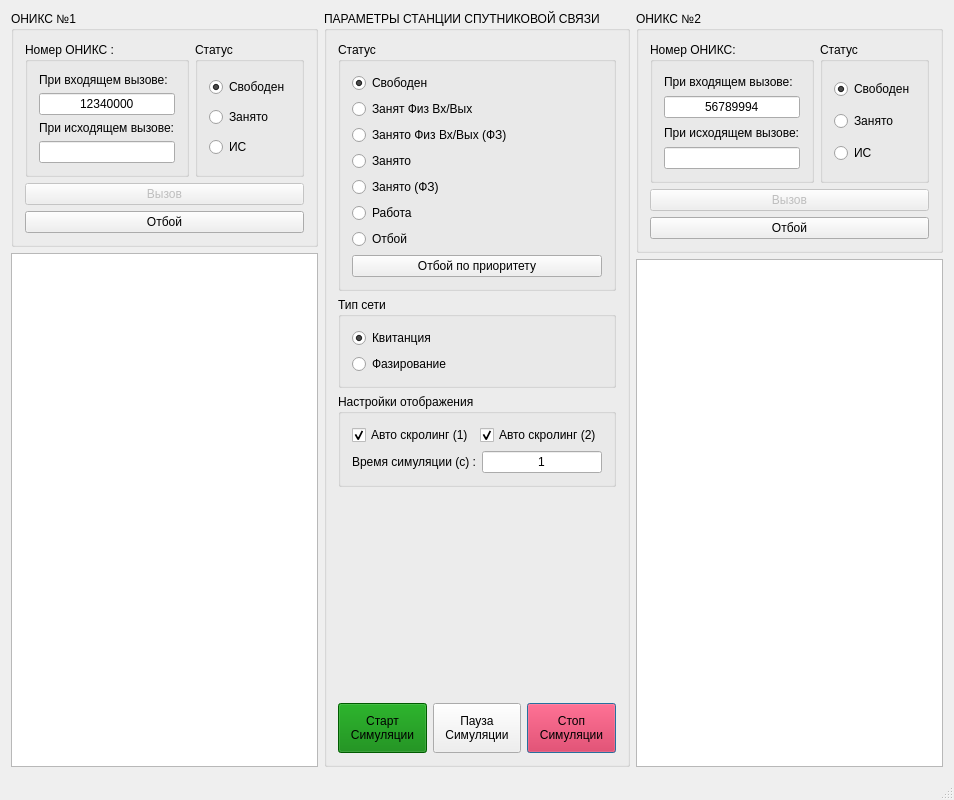
<?xml version="1.0" encoding="UTF-8"?>
<ui version="4.0">
 <class>MainWindow</class>
 <widget class="QMainWindow" name="MainWindow">
  <property name="geometry">
   <rect>
    <x>0</x>
    <y>0</y>
    <width>867</width>
    <height>800</height>
   </rect>
  </property>
  <property name="windowTitle">
   <string>Rats [10.05.2018]</string>
  </property>
  <property name="windowIcon">
   <iconset resource="resource.qrc">
    <normaloff>:/logo.ico</normaloff>:/logo.ico</iconset>
  </property>
  <widget class="QWidget" name="centralWidget">
   <layout class="QGridLayout" name="gridLayout_2">
    <item row="0" column="0">
     <widget class="QGroupBox" name="groupBox">
      <property name="title">
       <string>ОНИКС №1</string>
      </property>
      <layout class="QVBoxLayout" name="verticalLayout_4">
       <item>
        <layout class="QHBoxLayout" name="horizontalLayout">
         <item>
          <widget class="QGroupBox" name="groupBox_5">
           <property name="title">
            <string>Номер ОНИКС :</string>
           </property>
           <layout class="QVBoxLayout" name="verticalLayout_2">
            <item>
             <widget class="QLabel" name="label">
              <property name="text">
               <string>При входящем вызове:</string>
              </property>
             </widget>
            </item>
            <item>
             <widget class="QLineEdit" name="lineEdit_3">
              <property name="text">
               <string>12340000</string>
              </property>
              <property name="maxLength">
               <number>8</number>
              </property>
              <property name="alignment">
               <set>Qt::AlignCenter</set>
              </property>
             </widget>
            </item>
            <item>
             <widget class="QLabel" name="label_3">
              <property name="text">
               <string>При исходящем вызове:</string>
              </property>
             </widget>
            </item>
            <item>
             <widget class="QLineEdit" name="lineEdit">
              <property name="text">
               <string/>
              </property>
              <property name="maxLength">
               <number>8</number>
              </property>
              <property name="alignment">
               <set>Qt::AlignCenter</set>
              </property>
             </widget>
            </item>
           </layout>
          </widget>
         </item>
         <item>
          <widget class="QGroupBox" name="groupBox_4">
           <property name="title">
            <string>Статус</string>
           </property>
           <layout class="QVBoxLayout" name="verticalLayout">
            <item>
             <widget class="QRadioButton" name="radioButton">
              <property name="text">
               <string>Свободен</string>
              </property>
              <property name="checked">
               <bool>true</bool>
              </property>
             </widget>
            </item>
            <item>
             <widget class="QRadioButton" name="radioButton_2">
              <property name="text">
               <string>Занято</string>
              </property>
             </widget>
            </item>
            <item>
             <widget class="QRadioButton" name="radioButton_3">
              <property name="text">
               <string>ИС</string>
              </property>
             </widget>
            </item>
           </layout>
          </widget>
         </item>
        </layout>
       </item>
       <item>
        <layout class="QVBoxLayout" name="verticalLayout_3">
         <item>
          <widget class="QPushButton" name="pushButton">
           <property name="enabled">
            <bool>false</bool>
           </property>
           <property name="text">
            <string>Вызов</string>
           </property>
          </widget>
         </item>
         <item>
          <widget class="QPushButton" name="pushButton_2">
           <property name="enabled">
            <bool>true</bool>
           </property>
           <property name="text">
            <string>Отбой</string>
           </property>
          </widget>
         </item>
        </layout>
       </item>
      </layout>
     </widget>
    </item>
    <item row="0" column="2" rowspan="2">
     <widget class="QGroupBox" name="groupBox_2">
      <property name="title">
       <string>ОНИКС №2</string>
      </property>
      <layout class="QVBoxLayout" name="verticalLayout_5">
       <item>
        <layout class="QHBoxLayout" name="horizontalLayout_2">
         <item>
          <widget class="QGroupBox" name="groupBox_6">
           <property name="title">
            <string>Номер ОНИКС:</string>
           </property>
           <layout class="QVBoxLayout" name="verticalLayout_6">
            <item>
             <widget class="QLabel" name="label_2">
              <property name="text">
               <string>При входящем вызове:</string>
              </property>
             </widget>
            </item>
            <item>
             <widget class="QLineEdit" name="lineEdit_4">
              <property name="text">
               <string>56789994</string>
              </property>
              <property name="maxLength">
               <number>8</number>
              </property>
              <property name="alignment">
               <set>Qt::AlignCenter</set>
              </property>
             </widget>
            </item>
            <item>
             <widget class="QLabel" name="label_4">
              <property name="text">
               <string>При исходящем вызове:</string>
              </property>
             </widget>
            </item>
            <item>
             <widget class="QLineEdit" name="lineEdit_2">
              <property name="text">
               <string/>
              </property>
              <property name="maxLength">
               <number>8</number>
              </property>
              <property name="alignment">
               <set>Qt::AlignCenter</set>
              </property>
             </widget>
            </item>
           </layout>
          </widget>
         </item>
         <item>
          <widget class="QGroupBox" name="groupBox_7">
           <property name="title">
            <string>Статус</string>
           </property>
           <layout class="QVBoxLayout" name="verticalLayout_7">
            <item>
             <widget class="QRadioButton" name="radioButton_4">
              <property name="text">
               <string>Свободен</string>
              </property>
              <property name="checked">
               <bool>true</bool>
              </property>
             </widget>
            </item>
            <item>
             <widget class="QRadioButton" name="radioButton_5">
              <property name="text">
               <string>Занято</string>
              </property>
             </widget>
            </item>
            <item>
             <widget class="QRadioButton" name="radioButton_6">
              <property name="text">
               <string>ИС</string>
              </property>
             </widget>
            </item>
           </layout>
          </widget>
         </item>
        </layout>
       </item>
       <item>
        <layout class="QVBoxLayout" name="verticalLayout_8">
         <item>
          <widget class="QPushButton" name="pushButton_3">
           <property name="enabled">
            <bool>false</bool>
           </property>
           <property name="text">
            <string>Вызов</string>
           </property>
          </widget>
         </item>
         <item>
          <widget class="QPushButton" name="pushButton_4">
           <property name="text">
            <string>Отбой</string>
           </property>
          </widget>
         </item>
        </layout>
       </item>
      </layout>
     </widget>
    </item>
    <item row="1" column="0" rowspan="2">
     <widget class="QTextEdit" name="textEdit"/>
    </item>
    <item row="2" column="2">
     <widget class="QTextEdit" name="textEdit_2"/>
    </item>
    <item row="0" column="1" rowspan="3">
     <widget class="QGroupBox" name="groupBox_3">
      <property name="title">
       <string>ПАРАМЕТРЫ СТАНЦИИ СПУТНИКОВОЙ СВЯЗИ</string>
      </property>
      <layout class="QVBoxLayout" name="verticalLayout_9">
       <item>
        <widget class="QGroupBox" name="groupBox_8">
         <property name="title">
          <string>Статус</string>
         </property>
         <layout class="QVBoxLayout" name="verticalLayout_10">
          <item>
           <widget class="QRadioButton" name="radioButton_7">
            <property name="text">
             <string>Свободен</string>
            </property>
            <property name="checked">
             <bool>true</bool>
            </property>
           </widget>
          </item>
          <item>
           <widget class="QRadioButton" name="radioButton_8">
            <property name="text">
             <string>Занят Физ Вх/Вых</string>
            </property>
           </widget>
          </item>
          <item>
           <widget class="QRadioButton" name="radioButton_9">
            <property name="text">
             <string>Занято Физ Вх/Вых (ФЗ)</string>
            </property>
           </widget>
          </item>
          <item>
           <widget class="QRadioButton" name="radioButton_10">
            <property name="text">
             <string>Занято</string>
            </property>
           </widget>
          </item>
          <item>
           <widget class="QRadioButton" name="radioButton_11">
            <property name="text">
             <string>Занято (ФЗ)</string>
            </property>
           </widget>
          </item>
          <item>
           <widget class="QRadioButton" name="radioButton_12">
            <property name="text">
             <string>Работа</string>
            </property>
           </widget>
          </item>
          <item>
           <widget class="QRadioButton" name="radioButton_13">
            <property name="text">
             <string>Отбой</string>
            </property>
           </widget>
          </item>
          <item>
           <widget class="QPushButton" name="pushButton_5">
            <property name="text">
             <string>Отбой по приоритету</string>
            </property>
           </widget>
          </item>
         </layout>
        </widget>
       </item>
       <item>
        <widget class="QGroupBox" name="groupBox_9">
         <property name="title">
          <string>Тип сети</string>
         </property>
         <layout class="QVBoxLayout" name="verticalLayout_11">
          <item>
           <widget class="QRadioButton" name="radioButton_14">
            <property name="text">
             <string>Квитанция</string>
            </property>
            <property name="checked">
             <bool>true</bool>
            </property>
           </widget>
          </item>
          <item>
           <widget class="QRadioButton" name="radioButton_15">
            <property name="text">
             <string>Фазирование</string>
            </property>
           </widget>
          </item>
         </layout>
        </widget>
       </item>
       <item>
        <widget class="QGroupBox" name="groupBox_10">
         <property name="title">
          <string>Настройки отображения</string>
         </property>
         <layout class="QVBoxLayout" name="verticalLayout_12">
          <item>
           <layout class="QHBoxLayout" name="horizontalLayout_4">
            <item>
             <widget class="QCheckBox" name="checkBox">
              <property name="text">
               <string>Авто скролинг (1)</string>
              </property>
              <property name="checked">
               <bool>true</bool>
              </property>
             </widget>
            </item>
            <item>
             <spacer name="horizontalSpacer">
              <property name="orientation">
               <enum>Qt::Horizontal</enum>
              </property>
              <property name="sizeHint" stdset="0">
               <size>
                <width>40</width>
                <height>20</height>
               </size>
              </property>
             </spacer>
            </item>
            <item>
             <widget class="QCheckBox" name="checkBox_2">
              <property name="text">
               <string>Авто скролинг (2)</string>
              </property>
              <property name="checked">
               <bool>true</bool>
              </property>
             </widget>
            </item>
           </layout>
          </item>
          <item>
           <layout class="QHBoxLayout" name="horizontalLayout_3">
            <item>
             <widget class="QLabel" name="label_5">
              <property name="text">
               <string>Время симуляции (c) :</string>
              </property>
             </widget>
            </item>
            <item>
             <widget class="QLineEdit" name="lineEdit_5">
              <property name="text">
               <string>1</string>
              </property>
              <property name="maxLength">
               <number>2</number>
              </property>
              <property name="alignment">
               <set>Qt::AlignCenter</set>
              </property>
             </widget>
            </item>
           </layout>
          </item>
         </layout>
        </widget>
       </item>
       <item>
        <spacer name="verticalSpacer">
         <property name="orientation">
          <enum>Qt::Vertical</enum>
         </property>
         <property name="sizeHint" stdset="0">
          <size>
           <width>20</width>
           <height>40</height>
          </size>
         </property>
        </spacer>
       </item>
       <item>
        <layout class="QHBoxLayout" name="horizontalLayout_5">
         <item>
          <widget class="QPushButton" name="pushButton_6">
           <property name="minimumSize">
            <size>
             <width>0</width>
             <height>50</height>
            </size>
           </property>
           <property name="styleSheet">
            <string notr="true">QPushButton
{
        background-color: green;
}</string>
           </property>
           <property name="text">
            <string>Старт
Симуляции</string>
           </property>
           <property name="autoDefault">
            <bool>false</bool>
           </property>
           <property name="default">
            <bool>false</bool>
           </property>
           <property name="flat">
            <bool>false</bool>
           </property>
          </widget>
         </item>
         <item>
          <widget class="QPushButton" name="pushButton_8">
           <property name="minimumSize">
            <size>
             <width>0</width>
             <height>50</height>
            </size>
           </property>
           <property name="text">
            <string>Пауза
Симуляции</string>
           </property>
          </widget>
         </item>
         <item>
          <widget class="QPushButton" name="pushButton_7">
           <property name="minimumSize">
            <size>
             <width>0</width>
             <height>50</height>
            </size>
           </property>
           <property name="styleSheet">
            <string notr="true">QPushButton
{
        background-color: #dc143c;
}</string>
           </property>
           <property name="text">
            <string>Стоп
Симуляции</string>
           </property>
           <property name="default">
            <bool>true</bool>
           </property>
          </widget>
         </item>
        </layout>
       </item>
      </layout>
     </widget>
    </item>
   </layout>
  </widget>
  <widget class="QMenuBar" name="menuBar">
   <property name="geometry">
    <rect>
     <x>0</x>
     <y>0</y>
     <width>867</width>
     <height>21</height>
    </rect>
   </property>
  </widget>
  <widget class="QStatusBar" name="statusBar"/>
 </widget>
 <layoutdefault spacing="6" margin="11"/>
 <resources>
  <include location="resource.qrc"/>
 </resources>
 <connections/>
</ui>
